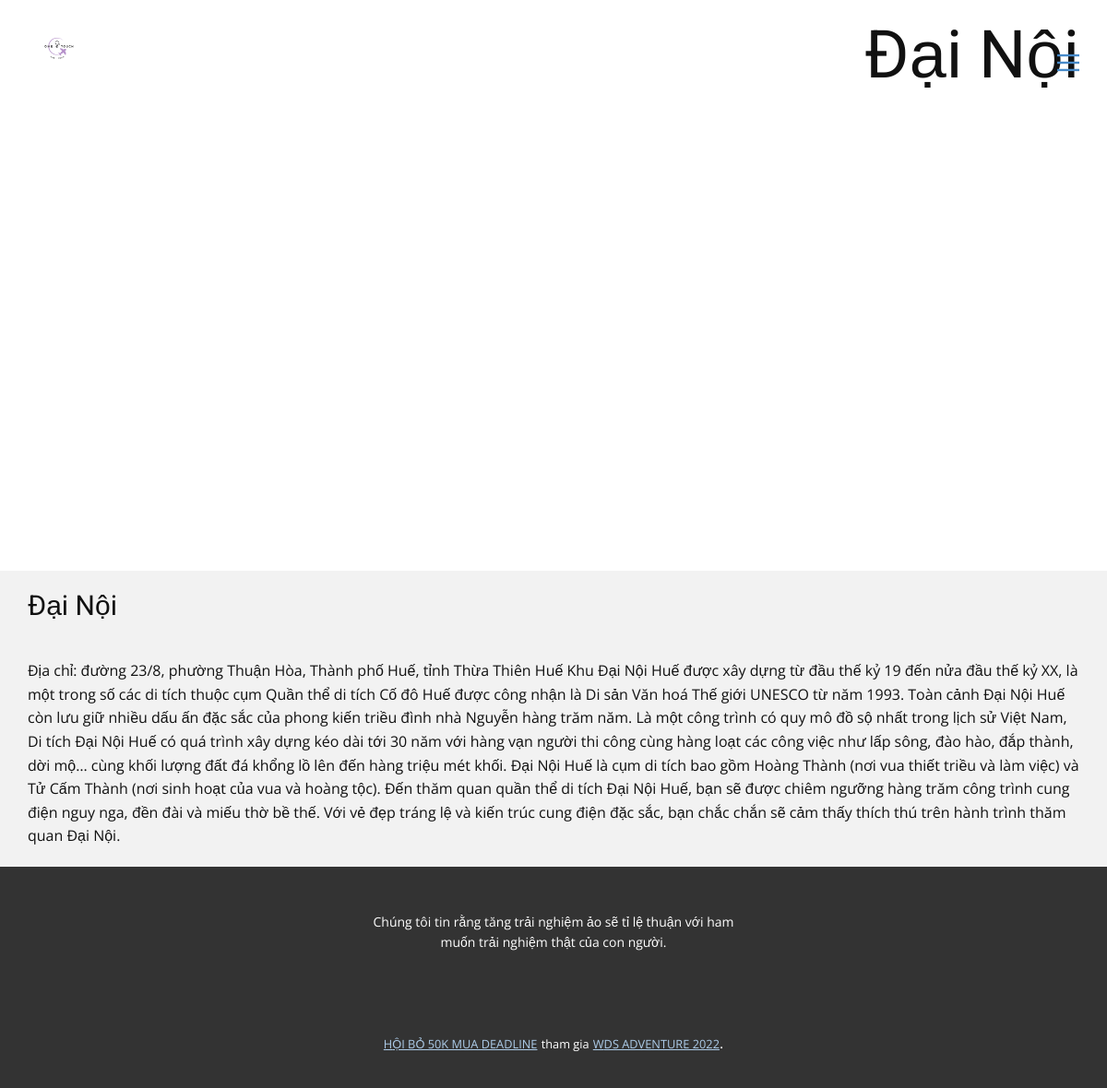
Screenshot of /sightseeing/hue/dai-noi with the database file from the repository.
### sightseeing/models.py (models this page shows, shortened)
class Sightseeing(models.Model):
	sight_name 			= models.CharField(max_length=200, unique=True)
	slug 				= models.SlugField(max_length=200, unique=True)
	description 		= models.TextField(max_length=3000, blank=True)
	images 				= models.ImageField(upload_to='photos/sightseeing',)
	images_360_1 		= models.ImageField(upload_to='photos/image_360', null=True )
	images_360_2 		= models.ImageField(upload_to='photos/image_360', null=True )
	images_360_3 		= models.ImageField(upload_to='photos/image_360', null=True)
	yaw1				= models.IntegerField()
	yaw2				= models.IntegerField()
	yaw3				= models.IntegerField()
	is_available 		= models.BooleanField(default=True)
	place 				= models.ForeignKey(Place, on_delete=models.CASCADE)
	created_date 		= models.DateTimeField(auto_now_add=True)
	modified_date 		= models.DateTimeField(auto_now=True)

### sightseeing/views.py (the view)
# urls.py: path('<slug:place_slug>/<slug:sightseeing_slug>', views.sightseeing_detail, name= 'sightseeing_detail'),
def sightseeing_detail(request, place_slug=None, sightseeing_slug=None):
	try:
		single_sightseeing = Sightseeing.objects.get(place__slug=place_slug, slug=sightseeing_slug)
	except Exception as e:
		raise e
	context = {
		'single_sightseeing': single_sightseeing,
	}
	return render(request, 'sightseeing/sightseeing_detail.html', context)

### places/context_processors.py (called while the page is built)
def menu_links(request):
	links = Place.objects.all()
	return dict(links=links)

### templates/sightseeing/sightseeing_detail.html (shortened to what this page needs)
   {% extends 'base.html' %}
   {% load static %}
   {% block content %}
   <section class="u-carousel u-slide u-block-079e-1" id="carousel_1f66" data-interval="5000" data-u-ride="carousel">
      <div class="u-carousel-inner" role="listbox">
        <div class="u-section-1-1 u-image u-active u-align-right u-carousel-item u-clearfix">
	          <div class="u-clearfix u-sheet u-sheet-1">
	            <h1 class="u-color-scheme-u10 u-color-style-multicolor-1 u-text u-title u-text-1">{{ single_sightseeing.sight_name }}</h1>
	          </div>
        </div>
      </div>
      <div id="panorama"></div>
    </section>
    <section class="u-clearfix u-grey-5 u-section-2" id="sec-ebff">
      <div class="u-clearfix u-sheet u-valign-middle u-sheet-1">
        <h3 class="u-text u-text-1">{{ single_sightseeing.sight_name }}</h3>
        <p class="u-text u-text-2">
          {{ single_sightseeing.description }}
		    </p>
      </div>
    </section>
{% endblock %}

### templates/sightseeing/sightseeing_detail.html (style rules this page uses)
#panorama { width: 100%; height: 500px; }

### rows the page displays
Sightseeing: sight_name "Đại Nội", description "Địa chỉ: đường 23/8, phường Thuận Hòa, Thành phố Huế, tỉnh Thừa Thiên Huế Khu Đại Nội Huế được xây dựng từ đầu thế kỷ 19 đến nửa đầu thế kỷ XX, là một trong số các di tích thuộc cụm Quần thể di tích Cố đô Huế được công nhận là Di sản Văn hoá Thế giới UNESCO từ năm 1993. Toàn cảnh Đại Nội Huế còn lưu giữ nhiều dấu ấn đặc sắc của phong kiến triều đình nhà Nguyễn hàng trăm năm. Là một công trình có quy mô đồ sộ nhất trong lịch sử Việt Nam, Di tích Đại Nội Huế có quá trình xây dựng kéo dài tới 30 năm với hàng vạn người thi công cùng hàng loạt các công việc như lấp sông, đào hào, đắp thành, dời mộ… cùng khối lượng đất đá khổng lồ lên đến hàng triệu mét khối. Đại Nội Huế là cụm di tích bao gồm…"
